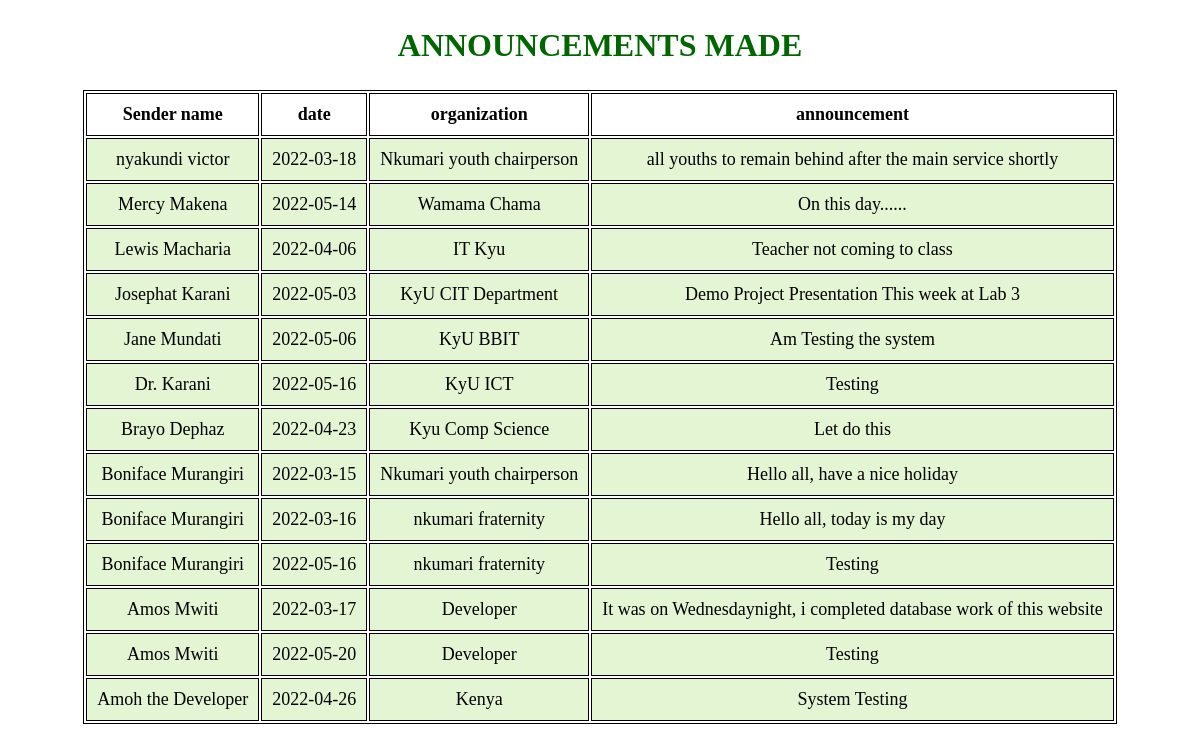
/testing/databasetowebpage.php, run on the app's committed database.
### tables this page shows
CREATE TABLE `sender` (
  `id` int(11) NOT NULL,
  `sender_name` varchar(30) NOT NULL,
  `date` date NOT NULL,
  `organization` varchar(50) NOT NULL,
  `announcement` varchar(10000) NOT NULL
);

### testing/databasetowebpage.php (the view, shortened to what this page needs)
<?php
$user = 'root';
$password = '';
$database = 'myprojo';
$servername='localhost';
$mysqli = new mysqli($servername, $user,
				$password, $database);
$sql = "SELECT * FROM sender ORDER BY sender_name DESC ";
$result = $mysqli->query($sql);
?>
<!DOCTYPE html>
<html lang="en">
<head>
</head>
<body>
	<section>
		<h1>ANNOUNCEMENTS MADE</h1>
		<table>
			<tr>
				<th>Sender name</th>
				<th>date</th>
                <th>organization</th>
				<th>announcement</th>
			</tr>
			<?php
				while($rows=$result->fetch_assoc())
				{
			?>
			<tr>
				<td><?php echo $rows['sender_name'];?></td>
				<td><?php echo $rows['date'];?></td>
                <td><?php echo $rows['organization'];?></td>
				<td><?php echo $rows['announcement'];?></td>
			</tr>
			<?php
				}
			?>
		</table>
	</section>
</body>
</html>

### testing/databasetowebpage.php (style rules this page uses)
table { margin: 0 auto; font-size: large; border: 1px solid black; }
h1 { text-align: center; color: #006600; font-size: xx-large; font-family: 'Gill Sans', 'Gill Sans MT', ' Calibri', 'Trebuchet MS', 'sans-serif'; }
td { background-color: #E4F5D4; border: 1px solid black; }
th, td { font-weight: bold; border: 1px solid black; padding: 10px; text-align: center; }
td { font-weight: lighter; }

### data on the page
sender: sender_name "nyakundi victor", date "2022-03-18", organization "Nkumari youth chairperson", announcement "all youths to remain behind after the main service shortly"
sender: sender_name "Mercy Makena", date "2022-05-14", organization "Wamama Chama", announcement "On this day......"
sender: sender_name "Lewis Macharia", date "2022-04-06", organization "IT Kyu", announcement "Teacher not coming to class"
sender: sender_name "Josephat Karani", date "2022-05-03", organization "KyU CIT Department", announcement "Demo Project Presentation This week at Lab 3"
sender: sender_name "Jane Mundati", date "2022-05-06", organization "KyU BBIT", announcement "Am Testing the system"
sender: sender_name "Dr. Karani", date "2022-05-16", organization "KyU ICT", announcement "Testing"
sender: sender_name "Brayo Dephaz", date "2022-04-23", organization "Kyu Comp Science", announcement "Let do this"
sender: sender_name "Boniface Murangiri", date "2022-03-15", organization "Nkumari youth chairperson", announcement "Hello all, have a nice holiday"
sender: sender_name "Boniface Murangiri", date "2022-03-16", organization "nkumari fraternity", announcement "Hello all, today is my day"
sender: sender_name "Boniface Murangiri", date "2022-05-16", organization "nkumari fraternity", announcement "Testing"
sender: sender_name "Amos Mwiti", date "2022-03-17", organization "Developer", announcement "It was on Wednesdaynight, i completed database work of this website"
sender: sender_name "Amos Mwiti", date "2022-05-20", organization "Developer", announcement "Testing"
sender: sender_name "Amoh the Developer", date "2022-04-26", organization "Kenya", announcement "System Testing"
